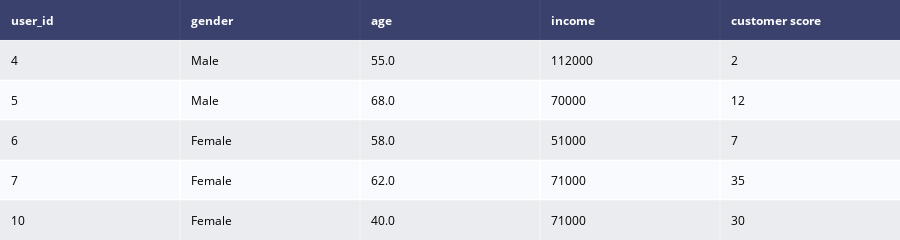

Source (notebook cell):
### Code cell
# importing the dataset
data = pd.read_csv('data/absolute_final_customer.csv')

dat = ff.create_table(data.head())

py.iplot(dat)

### Figure 1 — Plotly figure (JSON) as saved in the notebook; plotly's stock layout.template omitted (floating-point values rounded to 4 significant figures)
{"data": [{"colorscale": [[0, "#00083e"], [0.5, "#ededee"], [1, "#ffffff"]], "hoverinfo": "none", "opacity": 0.75, "showscale": false, "type": "heatmap", "z": [[0, 0, 0, 0, 0], [0.5, 0.5, 0.5, 0.5, 0.5], [1, 1, 1, 1, 1], [0.5, 0.5, 0.5, 0.5, 0.5], [1, 1, 1, 1, 1], [0.5, 0.5, 0.5, 0.5, 0.5]]}], "layout": {"annotations": [{"align": "left", "font": {"color": "#ffffff"}, "showarrow": false, "text": "<b>user_id</b>", "x": -0.45, "xanchor": "left", "xref": "x", "y": 0, "yref": "y"}, {"align": "left", "font": {"color": "#ffffff"}, "showarrow": false, "text": "<b>gender</b>", "x": 0.55, "xanchor": "left", "xref": "x", "y": 0, "yref": "y"}, {"align": "left", "font": {"color": "#ffffff"}, "showarrow": false, "text": "<b>age</b>", "x": 1.55, "xanchor": "left", "xref": "x", "y": 0, "yref": "y"}, {"align": "left", "font": {"color": "#ffffff"}, "showarrow": false, "text": "<b>income</b>", "x": 2.55, "xanchor": "left", "xref": "x", "y": 0, "yref": "y"}, {"align": "left", "font": {"color": "#ffffff"}, "showarrow": false, "text": "<b>customer score</b>", "x": 3.55, "xanchor": "left", "xref": "x", "y": 0, "yref": "y"}, {"align": "left", "font": {"color": "#000000"}, "showarrow": false, "text": "4", "x": -0.45, "xanchor": "left", "xref": "x", "y": 1, "yref": "y"}, {"align": "left", "font": {"color": "#000000"}, "showarrow": false, "text": "Male", "x": 0.55, "xanchor": "left", "xref": "x", "y": 1, "yref": "y"}, {"align": "left", "font": {"color": "#000000"}, "showarrow": false, "text": "55.0", "x": 1.55, "xanchor": "left", "xref": "x", "y": 1, "yref": "y"}, {"align": "left", "font": {"color": "#000000"}, "showarrow": false, "text": "112000", "x": 2.55, "xanchor": "left", "xref": "x", "y": 1, "yref": "y"}, {"align": "left", "font": {"color": "#000000"}, "showarrow": false, "text": "2", "x": 3.55, "xanchor": "left", "xref": "x", "y": 1, "yref": "y"}, {"align": "left", "font": {"color": "#000000"}, "showarrow": false, "text": "5", "x": -0.45, "xanchor": "left", "xref": "x", "y": 2, "yref": "y"}, {"align": "left", "font": {"color": "#000000"}, "showarrow": false, "text": "Male", "x": 0.55, "xanchor": "left", "xref": "x", "y": 2, "yref": "y"}, {"align": "left", "font": {"color": "#000000"}, "showarrow": false, "text": "68.0", "x": 1.55, "xanchor": "left", "xref": "x", "y": 2, "yref": "y"}, {"align": "left", "font": {"color": "#000000"}, "showarrow": false, "text": "70000", "x": 2.55, "xanchor": "left", "xref": "x", "y": 2, "yref": "y"}, {"align": "left", "font": {"color": "#000000"}, "showarrow": false, "text": "12", "x": 3.55, "xanchor": "left", "xref": "x", "y": 2, "yref": "y"}, {"align": "left", "font": {"color": "#000000"}, "showarrow": false, "text": "6", "x": -0.45, "xanchor": "left", "xref": "x", "y": 3, "yref": "y"}, {"align": "left", "font": {"color": "#000000"}, "showarrow": false, "text": "Female", "x": 0.55, "xanchor": "left", "xref": "x", "y": 3, "yref": "y"}, {"align": "left", "font": {"color": "#000000"}, "showarrow": false, "text": "58.0", "x": 1.55, "xanchor": "left", "xref": "x", "y": 3, "yref": "y"}, {"align": "left", "font": {"color": "#000000"}, "showarrow": false, "text": "51000", "x": 2.55, "xanchor": "left", "xref": "x", "y": 3, "yref": "y"}, {"align": "left", "font": {"color": "#000000"}, "showarrow": false, "text": "7", "x": 3.55, "xanchor": "left", "xref": "x", "y": 3, "yref": "y"}, {"align": "left", "font": {"color": "#000000"}, "showarrow": false, "text": "7", "x": -0.45, "xanchor": "left", "xref": "x", "y": 4, "yref": "y"}, {"align": "left", "font": {"color": "#000000"}, "showarrow": false, "text": "Female", "x": 0.55, "xanchor": "left", "xref": "x", "y": 4, "yref": "y"}, {"align": "left", "font": {"color": "#000000"}, "showarrow": false, "text": "62.0", "x": 1.55, "xanchor": "left", "xref": "x", "y": 4, "yref": "y"}, {"align": "left", "font": {"color": "#000000"}, "showarrow": false, "text": "71000", "x": 2.55, "xanchor": "left", "xref": "x", "y": 4, "yref": "y"}, {"align": "left", "font": {"color": "#000000"}, "showarrow": false, "text": "35", "x": 3.55, "xanchor": "left", "xref": "x", "y": 4, "yref": "y"}, {"align": "left", "font": {"color": "#000000"}, "showarrow": false, "text": "10", "x": -0.45, "xanchor": "left", "xref": "x", "y": 5, "yref": "y"}, {"align": "left", "font": {"color": "#000000"}, "showarrow": false, "text": "Female", "x": 0.55, "xanchor": "left", "xref": "x", "y": 5, "yref": "y"}, {"align": "left", "font": {"color": "#000000"}, "showarrow": false, "text": "40.0", "x": 1.55, "xanchor": "left", "xref": "x", "y": 5, "yref": "y"}, {"align": "left", "font": {"color": "#000000"}, "showarrow": false, "text": "71000", "x": 2.55, "xanchor": "left", "xref": "x", "y": 5, "yref": "y"}, {"align": "left", "font": {"color": "#000000"}, "showarrow": false, "text": "30", "x": 3.55, "xanchor": "left", "xref": "x", "y": 5, "yref": "y"}], "height": 230, "margin": {"b": 0, "l": 0, "r": 0, "t": 0}, "xaxis": {"dtick": 1, "gridwidth": 2, "showticklabels": false, "tick0": -0.5, "ticks": "", "zeroline": false}, "yaxis": {"autorange": "reversed", "dtick": 1, "gridwidth": 2, "showticklabels": false, "tick0": 0.5, "ticks": "", "zeroline": false}}}
